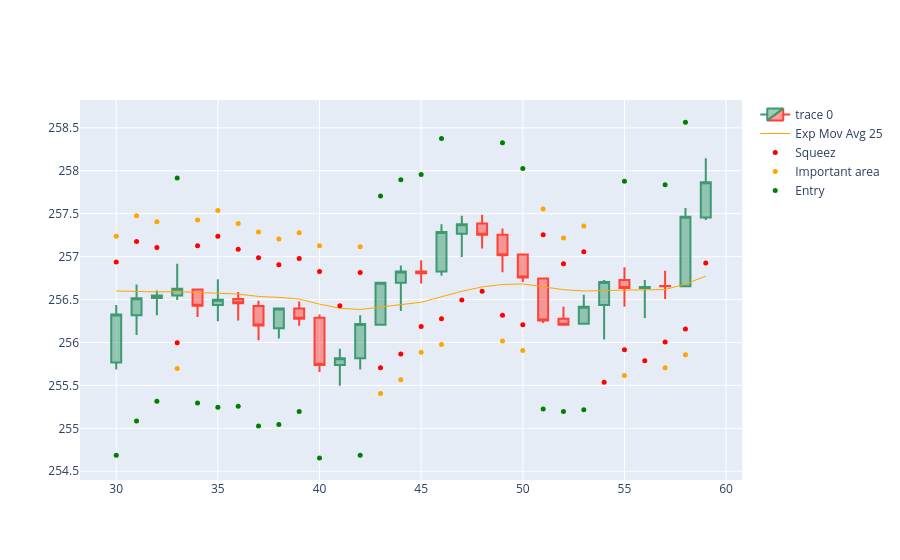

Notebook code cell kept with this figure:
### Code cell
import plotly.io as pio
import plotly.graph_objects as go  

dfpl = df[30:60]

fig = go.Figure(
    data=[
        go.Candlestick(
            x=dfpl.index,
            open=dfpl['Open'],
            high=dfpl['High'],
            low=dfpl['Low'],
            close=dfpl['Close']),
        go.Scatter(
            x=dfpl.index, 
            y=dfpl['ema25'],
            line=dict(color='orange', width=1), 
            name="Exp Mov Avg 25")
    ]
)

fig.add_scatter(x=dfpl.index, y=dfpl['squezzeArea'], mode="markers", marker=dict(size=5, color="red"), name="Squeez")
fig.add_scatter(x=dfpl.index, y=dfpl['squeezeCloseToEmaArea'], mode="markers", marker=dict(size=5, color="orange"), name="Important area")
fig.add_scatter(x=dfpl.index, y=dfpl['posibleBreakArea'], mode="markers", marker=dict(size=5, color="green"), name="Entry")

fig.update_layout(xaxis_rangeslider_visible=False)
fig.show()

### Figure 1 — Plotly figure (JSON) as saved in the notebook; plotly's stock layout.template omitted (floating-point values rounded to 4 significant figures)
{"data": [{"close": [256.3, 256.5, 256.5, 256.6, 256.4, 256.5, 256.5, 256.2, 256.4, 256.3, 255.7, 255.8, 256.2, 256.7, 256.8, 256.8, 257.3, 257.4, 257.3, 257.0, 256.8, 256.3, 256.2, 256.4, 256.7, 256.6, 256.6, 256.7, 257.5, 257.9], "high": [256.4, 256.7, 256.6, 256.9, 256.6, 256.7, 256.6, 256.5, 256.4, 256.5, 256.3, 255.9, 256.3, 256.7, 256.9, 257.0, 257.4, 257.5, 257.5, 257.3, 257.0, 256.8, 256.4, 256.6, 256.7, 256.9, 256.7, 256.8, 257.6, 258.1], "low": [255.7, 256.1, 256.3, 256.5, 256.3, 256.2, 256.3, 256.0, 256.0, 256.2, 255.7, 255.5, 255.7, 256.2, 256.4, 256.7, 256.8, 257.0, 257.1, 256.8, 256.7, 256.2, 256.2, 256.2, 256.0, 256.4, 256.3, 256.5, 256.7, 257.4], "open": [255.8, 256.3, 256.5, 256.5, 256.6, 256.4, 256.5, 256.4, 256.2, 256.4, 256.3, 255.7, 255.8, 256.2, 256.7, 256.8, 256.8, 257.3, 257.4, 257.3, 257.0, 256.7, 256.3, 256.2, 256.4, 256.7, 256.6, 256.7, 256.7, 257.5], "type": "candlestick", "x": [30, 31, 32, 33, 34, 35, 36, 37, 38, 39, 40, 41, 42, 43, 44, 45, 46, 47, 48, 49, 50, 51, 52, 53, 54, 55, 56, 57, 58, 59]}, {"line": {"color": "orange", "width": 1}, "name": "Exp Mov Avg 25", "type": "scatter", "x": [30, 31, 32, 33, 34, 35, 36, 37, 38, 39, 40, 41, 42, 43, 44, 45, 46, 47, 48, 49, 50, 51, 52, 53, 54, 55, 56, 57, 58, 59], "y": [256.6, 256.6, 256.6, 256.6, 256.6, 256.6, 256.6, 256.5, 256.5, 256.5, 256.4, 256.4, 256.4, 256.4, 256.4, 256.5, 256.5, 256.6, 256.6, 256.7, 256.7, 256.6, 256.6, 256.6, 256.6, 256.6, 256.6, 256.6, 256.7, 256.8]}, {"marker": {"color": "red", "size": 5}, "mode": "markers", "name": "Squeez", "type": "scatter", "x": [30, 31, 32, 33, 34, 35, 36, 37, 38, 39, 40, 41, 42, 43, 44, 45, 46, 47, 48, 49, 50, 51, 52, 53, 54, 55, 56, 57, 58, 59], "y": [256.9, 257.2, 257.1, 256.0, 257.1, 257.2, 257.1, 257.0, 256.9, 257.0, 256.8, 256.4, 256.8, 255.7, 255.9, 256.2, 256.3, 256.5, 256.6, 256.3, 256.2, 257.3, 256.9, 257.1, 255.5, 255.9, 255.8, 256.0, 256.2, 256.9]}, {"marker": {"color": "orange", "size": 5}, "mode": "markers", "name": "Important area", "type": "scatter", "x": [30, 31, 32, 33, 34, 35, 36, 37, 38, 39, 40, 41, 42, 43, 44, 45, 46, 47, 48, 49, 50, 51, 52, 53, 54, 55, 56, 57, 58, 59], "y": [257.2, 257.5, 257.4, 255.7, 257.4, 257.5, 257.4, 257.3, 257.2, 257.3, 257.1, null, 257.1, 255.4, 255.6, 255.9, 256.0, null, null, 256.0, 255.9, 257.6, 257.2, 257.4, null, 255.6, null, 255.7, 255.9, null]}, {"marker": {"color": "green", "size": 5}, "mode": "markers", "name": "Entry", "type": "scatter", "x": [30, 31, 32, 33, 34, 35, 36, 37, 38, 39, 40, 41, 42, 43, 44, 45, 46, 47, 48, 49, 50, 51, 52, 53, 54, 55, 56, 57, 58, 59], "y": [254.7, 255.1, 255.3, 257.9, 255.3, 255.2, 255.3, 255.0, 255.0, 255.2, 254.7, null, 254.7, 257.7, 257.9, 258.0, 258.4, null, null, 258.3, 258.0, 255.2, 255.2, 255.2, null, 257.9, null, 257.8, 258.6, null]}], "layout": {"autosize": true, "xaxis": {"autorange": true, "range": [28.27, 60.73], "rangeslider": {"visible": false, "yaxis": {}}, "type": "linear"}, "yaxis": {"autorange": true, "range": [254.4, 258.9], "type": "linear"}}}
